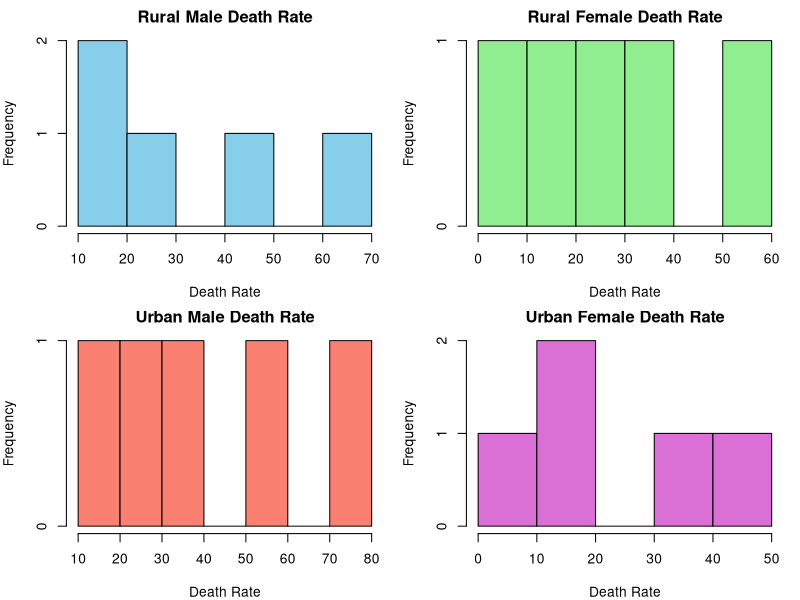

The R source for this figure:
# DV Lab – Week 1(a)
# Name:V NAGA VEERANNA
# Roll No:24A95A6103

# -------------------------------
# Load VADeaths dataset
# -------------------------------
data("VADeaths")

# Display dataset
print("VADeaths Dataset:")
print(VADeaths)

# Convert matrix to data frame
va_df <- as.data.frame(VADeaths)

# View structure
str(va_df)

# -------------------------------
# Set plotting layout (2x2)
# -------------------------------
par(mfrow = c(2, 2), mar = c(4, 4, 2, 1))

# -------------------------------
# Histograms
# -------------------------------

# Rural Male
hist(va_df$`Rural Male`,
     main = "Rural Male Death Rate",
     xlab = "Death Rate",
     col = "skyblue",
     border = "black")

# Rural Female
hist(va_df$`Rural Female`,
     main = "Rural Female Death Rate",
     xlab = "Death Rate",
     col = "lightgreen",
     border = "black")

# Urban Male
hist(va_df$`Urban Male`,
     main = "Urban Male Death Rate",
     xlab = "Death Rate",
     col = "salmon",
     border = "black")

# Urban Female
hist(va_df$`Urban Female`,
     main = "Urban Female Death Rate",
     xlab = "Death Rate",
     col = "orchid",
     border = "black")

# -------------------------------
# Reset layout
# -------------------------------
par(mfrow = c(1, 1))
